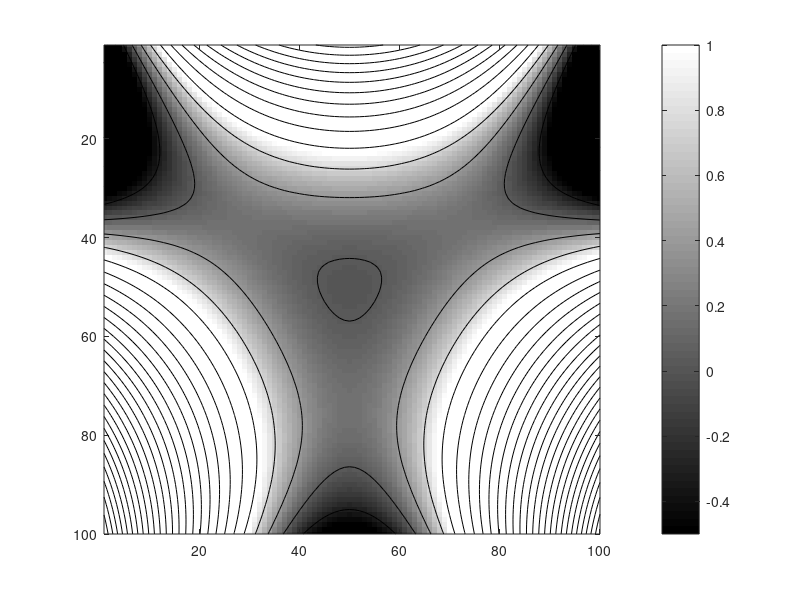

MATLAB code for this plot: (Note: this script raises an error after producing the figure.)
function Heiles

c(1) = 'r';
c(2) = 'b';
c(3) = 'g';
c(4) = 'k';
c(5) = 'c';
c(6) = 'm';
c(7) = 'y';

h = colormap(lines);


E = 0.15;         % 0.09 0.1 0.11    0.15       

epsE = 1;         % 1               0.2  0.3  0.3425   

prms = sqrt(E);
pmax = sqrt(2*E);

% Potential Function
for xloop = 1:100
    x = -2 + 4*xloop/100;
    for yloop = 1:100
        y = -2 + 4*yloop/100;

        V(yloop,xloop) = 0.5*x^2 + 0.5*y^2 + epsE*(x^2*y - 0.33333*y^3);
        %V(yloop,xloop) = 0.5*x^2  + 0.5*(y - 2*x^3);

    end
end
figure(6)
colormap(gray)
imagesc(V)
hold on
contour(V,30,'LineColor','k')
hold off
caxis([-0.5 1])
colorbar

%keyboard

h2 = figure(2);
h2.Position = [11 -31 560 420];
dum = set(h2);

h3 = figure(3);
h3.Position = [10 381 560 420];
dum = set(h3);


h5 = figure(5);
h5.Position = [229 1 1008 804];
dum = set(h5);
clf
hold on
repnum = 128;                % 256 for good coverage   32 for testing
mulnum = 64/repnum;
for reploop = 1:repnum
    
    clear yvar py
    
%     % Random split among all degrees of freedom
%     px = 2*(rand-0.499)*pmax;
%     yp1 = 2*(rand-0.499)*sqrt(2*(E-px^2/2));
%     py = 2*(rand-0.499)*sqrt(2*(E-px^2/2-yp1^2/2));
%     xp1 = sign(rand-0.5)*real(sqrt(2*(E-px^2/2-yp1^2/2-py^2/2)));
    
    %Random split E between px and py
    px = 2*(rand-0.499)*pmax;
    py = sign(rand-0.5)*real(sqrt(2*(E-px^2/2)));
    xp1 = 0;
    yp1 = 0;

%      % No randomness
%     px = sign(rand-0.5)*pmax;
%     py = 0;
%     xp1 = 1;
%     yp1 = 1;

%     % Random split E between px and x
%     px = 2*(rand-0.499)*pmax;
%     py = 0;
%     xp1 = sign(rand-0.5)*real(sqrt(2*(E-px^2/2)));
%     yp1 = 0;

    
    Etest(reploop) = px^2/2 + py^2/2 + xp1^2/2 + yp1^2/2;
    
    y0 = [xp1 yp1 px py];
    
    
    tspan = [1 2000];            % 500   2000

%     figure(1)
    %options = odeset('OutputFcn',@odephas3);
    options = odeset('RelTol',1e-9);

    [t,y] = ode45(@f1,tspan,y0,options);

    siz = size(t);
    y1 = y(:,1);
    y2 = y(:,2);
    y3 = y(:,3);
    y4 = y(:,4);

    tlim = round(siz/5);
    figure(2)
    plot(t(1:tlim),y(1:tlim,3),t(1:tlim),y(1:tlim,4))
    xlabel('Time')
    legend('x-speed','y-speed')

    figure(3)
    plot(y(1:tlim,1),y(1:tlim,2))
    xlabel('x')
    ylabel('y')


    % Power Spectrum
    Pow = 0;
    if Pow == 1
        yf = y(:,1);
        F = fft(yf);
        Pow = F.*conj(F);

        figure(4)
        plot(Pow)
    end


    %First Return Map
    Fst = 1;
    if Fst == 1
        cnt = 0;
        last = y1(1);
        for loop = 2:siz
            if (last < 0)&(y1(loop) > 0)
                cnt = cnt+1;
                del1 = -y1(loop-1)./(y1(loop) - y1(loop-1));
                py(cnt) = y4(loop-1) + del1*(y4(loop)-y4(loop-1));
                yvar(cnt) = y2(loop-1) + del1*(y2(loop)-y2(loop-1));
                last = y1(loop);
            else
                last = y1(loop);
            end
        end

        figure(5)
        plot(yvar,py,'o','MarkerSize',2,'Color',h(floor(0.9*mulnum*reploop)+1,:),'MarkerFaceColor',h(floor(0.9*mulnum*reploop)+1,:))
        xlabel('y')
        ylabel('py')
    end
    
    pause(0.001)

end     % end reploop

figure(5)
hold off
print -dtiff HeilesPrint


% Model function
    function dy = f1(t,y)

        B = 0.000;          %0.002
        dy = zeros(4,1);
        dy(1) = y(3);
        dy(2) = y(4);
        dy(3) = -y(1) - epsE*(2*y(1)*y(2) + B*y(3));
        dy(4) = -y(2) - epsE*(y(1)^2 - y(2)^2 + B*y(4));

    end     % end f5


end % end ltest

